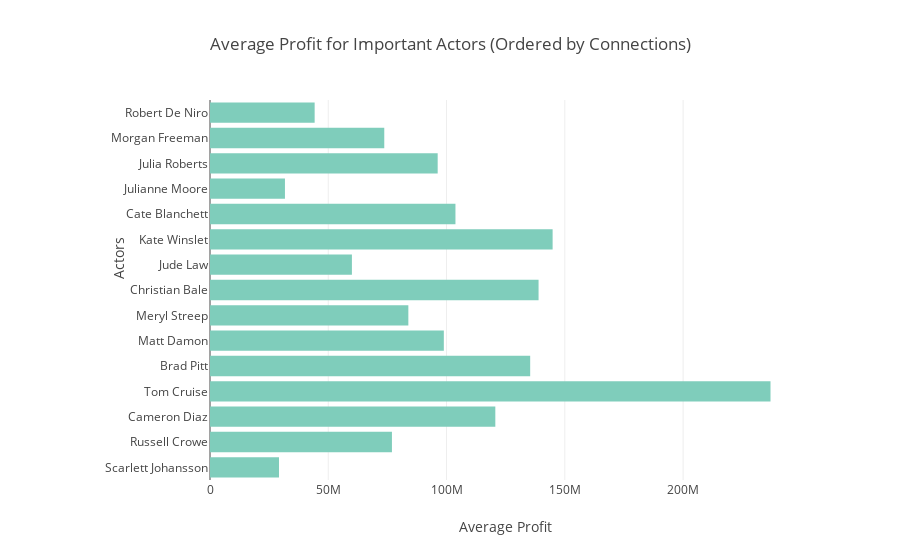

The cell this chart's notebook holds for it:
### Code cell
import plotly.plotly as py
import plotly.graph_objs as go

data = [go.Bar(
            x=top15['Avg. Profit'],
            y=top15['Actor'],
            orientation = 'h',
            marker=dict(
            color='rgb(127,205,187)'
        )
)]

layout = dict(
        title='Average Profit for Important Actors (Ordered by Connections)',
        margin=go.Margin(
        l=210,
        r=100,
        pad=1),
        xaxis=dict(
            title='Average Profit'
        ),
    
        yaxis=dict(
            title='&nbsp;&nbsp;&nbsp;&nbsp;&nbsp;&nbsp;&nbsp;&nbsp;&nbsp;&nbsp;&nbsp;&nbsp;&nbsp;&nbsp;&nbsp;&nbsp;Actors',
            tickfont=dict(
                size=12,
            )
        )
    
    )
    

fig = go.Figure(data = data, layout = layout)

iplot(fig)

### Figure 1 — Plotly figure (JSON) as saved in the notebook; plotly's stock layout.template omitted (floating-point values rounded to 4 significant figures)
{"data": [{"marker": {"color": "rgb(127,205,187)"}, "orientation": "h", "type": "bar", "x": [29170000.0, 76910000.0, 120600000.0, 236900000.0, 135300000.0, 98840000.0, 83850000.0, 138900000.0, 59990000.0, 144800000.0, 103800000.0, 31680000.0, 96250000.0, 73670000.0, 44240000.0], "y": ["Scarlett Johansson", "Russell Crowe", "Cameron Diaz", "Tom Cruise", "Brad Pitt", "Matt Damon", "Meryl Streep", "Christian Bale", "Jude Law", "Kate Winslet", "Cate Blanchett", "Julianne Moore", "Julia Roberts", "Morgan Freeman", "Robert De Niro"]}], "layout": {"margin": {"l": 210, "pad": 1, "r": 100}, "title": "Average Profit for Important Actors (Ordered by Connections)", "xaxis": {"title": "Average Profit"}, "yaxis": {"tickfont": {"size": 12}, "title": "&nbsp;&nbsp;&nbsp;&nbsp;&nbsp;&nbsp;&nbsp;&nbsp;&nbsp;&nbsp;&nbsp;&nbsp;&nbsp;&nbsp;&nbsp;&nbsp;Actors"}}}
